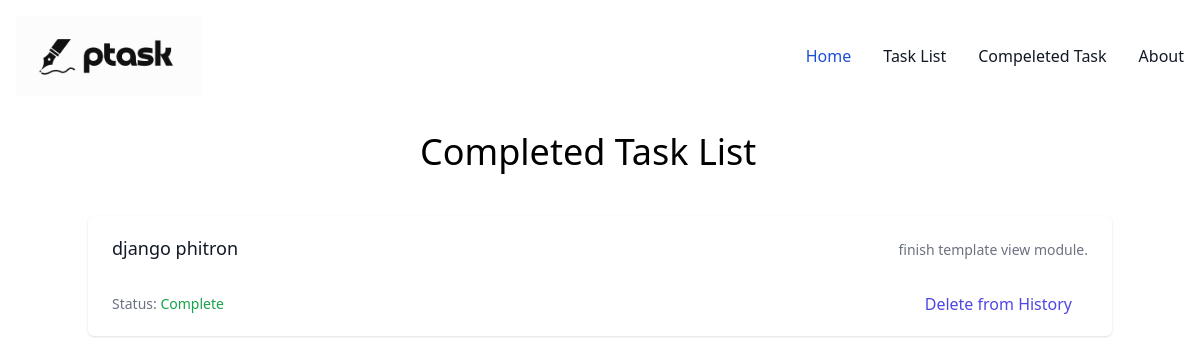
The page /completedtask/ on the database its author committed.
### task/models.py (models this page shows)
class TaskModel(models.Model):
    taskTitle=models.CharField(max_length=30)
    taskDescription=models.TextField()
    is_completed=models.BooleanField(default=False)

### task/views.py (the view)
# urls.py: path('completedtask/',views.ComepletedTaskListView.as_view(),name='completedtask'),
class ComepletedTaskListView(ListView):
    model=TaskModel
    template_name='completedTask.html'
    context_object_name='tasks'

### task/templates/completedTask.html (shortened to what this page needs)
{% extends "base.html" %}
{% block content%}
<div class="container mx-auto" style="width:30%">
    <div class="container mx-auto py-5">
        <h1 class=" container mx-auto text-4xl">Completed Task List</h1>
    </div>
</div>
{% for task in tasks %}
{% if task.is_completed %}
    <ul class="bg-white shadow overflow-hidden md:rounded-md max-w-5xl mx-auto mt-6">
        <li>
            <div class="px-4 py-5 sm:px-6">
                <div class="flex items-center justify-between">
                    <h3 class="text-lg leading-6 font-medium text-gray-900 pr-10">{{task.taskTitle}}</h3>
                    <p class="mt-1 max-w-2xl text-sm text-gray-500">{{task.taskDescription}}</p>
                </div>
                <div class="mt-4 flex items-center justify-between">
                    <div class="mt-4 flex items-center justify-start">
                        <p class="text-sm font-medium text-gray-500">Status: <span class="text-green-600">Complete</span></p>
                    </div>
                    <div class="mt-4 flex items-center justify-end">
                        <a href={% url 'deletecompletetask' pk=task.id%} class="pr-4 font-medium text-indigo-600 hover:text-indigo-500">Delete from History</a>
                    </div>
                </div>
            </div>
        </li>
    </ul>
    {% endif %}
{% endfor %}
{% endblock %}

### task/templates/base.html (shortened to what this page needs)
<!DOCTYPE html>
{% load static %}
<html lang="en">
<head>
    <script src="https://cdn.tailwindcss.com"></script>
</head>
<body>
{% block navbar%}
<nav class="bg-white border-gray-200 dark:bg-gray-900">
    <div class="max-w-screen-xl flex flex-wrap items-center justify-between mx-auto p-4">
      <a href="#" class="flex items-center space-x-3 rtl:space-x-reverse">
          <img src="{% static './images/logo.png' %}" class="h-20" alt="Ptask Logo" />
      </a>
      <div class="hidden w-full md:block md:w-auto" id="navbar-default">
        <ul class="font-medium flex flex-col p-4 md:p-0 mt-4 border border-gray-100 rounded-lg bg-gray-50 md:flex-row md:space-x-8 rtl:space-x-reverse md:mt-0 md:border-0 md:bg-white dark:bg-gray-800 md:dark:bg-gray-900 dark:border-gray-700">
          <li>
            <a href={% url 'home' %} class="block py-2 px-3 text-white bg-blue-700 rounded md:bg-transparent md:text-blue-700 md:p-0 dark:text-white md:dark:text-blue-500" aria-current="page">Home</a>
          </li>
          <li>
            <a href={% url 'tasklist' %} class="block py-2 px-3 text-gray-900 rounded hover:bg-gray-100 md:hover:bg-transparent md:border-0 md:hover:text-blue-700 md:p-0 dark:text-white md:dark:hover:text-blue-500 dark:hover:bg-gray-700 dark:hover:text-white md:dark:hover:bg-transparent">Task List</a>
          </li>
          <li>
            <a href={% url 'completedtask' %} class="block py-2 px-3 text-gray-900 rounded hover:bg-gray-100 md:hover:bg-transparent md:border-0 md:hover:text-blue-700 md:p-0 dark:text-white md:dark:hover:text-blue-500 dark:hover:bg-gray-700 dark:hover:text-white md:dark:hover:bg-transparent">Compeleted Task</a>
          </li>
          <li>
            <a href={% url 'about' %} class="block py-2 px-3 text-gray-900 rounded hover:bg-gray-100 md:hover:bg-transparent md:border-0 md:hover:text-blue-700 md:p-0 dark:text-white md:dark:hover:text-blue-500 dark:hover:bg-gray-700 dark:hover:text-white md:dark:hover:bg-transparent">About</a>
          </li>
        </ul>
      </div>
    </div>
  </nav>
  {% endblock navbar%}
  {% block content%}{% endblock %}
</body>
</html>

### rows shown on the page
TaskModel: taskTitle "django phitron", taskDescription "finish template view module."
